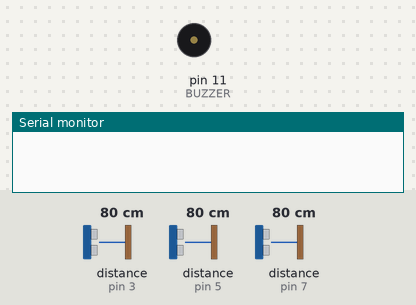
Bench run of a sketch on a simulated Arduino Uno, built with avr-gcc and run on an emulated ATmega328P. Parts: buzzer (waves = sounding), the last lines printed to the serial monitor. Wiring (inferred from the names in the program): 3 × ultrasonic range finder: trigger pin 2, echo pin 3 / trigger pin 4, echo pin 5 / trigger pin 6, echo pin 7. The inputs (shaded band) are chosen by the test bench; at power-on: distance to the obstacle (sensors on pin 3, pin 5, pin 7) 80 cm. The echo pulse lasts 58.3 µs per cm.

Above: at 0.06 s.
At 1.2 s:
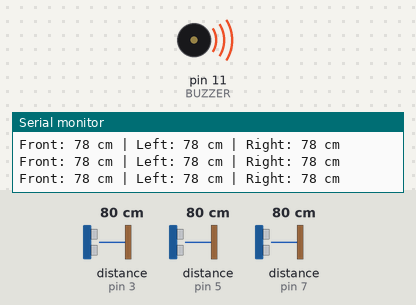
1.3 s: distance to the obstacle (sensor on pin 3) set to 250 cm
4.3 s: distance to the obstacle (sensor on pin 3) set to 2 cm
7.3 s: distance to the obstacle (sensor on pin 5) set to 60 cm
Timing chart, 0 to 10.3 s (numbered marks = the images above; inputs shaded):
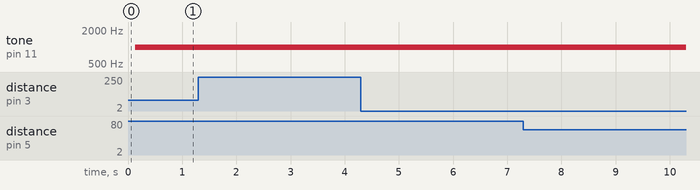

The sketch:

SENTINEL-360.ino
```cpp
// SENTINEL 360
// 3 Direction Obstacle Detection
// Alert Range: 50 cm

const int FRONT_TRIG = 2;
const int FRONT_ECHO = 3;

const int LEFT_TRIG = 4;
const int LEFT_ECHO = 5;

const int RIGHT_TRIG = 6;
const int RIGHT_ECHO = 7;

const int BUZZER = 11;

// Alert distance in cm
const int ALERT_DISTANCE = 80;


// Function to measure distance
long getDistance(int trigPin, int echoPin)
{
  digitalWrite(trigPin, LOW);
  delayMicroseconds(2);

  digitalWrite(trigPin, HIGH);
  delayMicroseconds(10);

  digitalWrite(trigPin, LOW);

  long duration = pulseIn(echoPin, HIGH, 30000);

  long distance = duration * 0.034 / 2;

  return distance;
}


void setup()
{
  // Front sensor
  pinMode(FRONT_TRIG, OUTPUT);
  pinMode(FRONT_ECHO, INPUT);

  // Left sensor
  pinMode(LEFT_TRIG, OUTPUT);
  pinMode(LEFT_ECHO, INPUT);

  // Right sensor
  pinMode(RIGHT_TRIG, OUTPUT);
  pinMode(RIGHT_ECHO, INPUT);

  // Buzzer
  pinMode(BUZZER, OUTPUT);

  Serial.begin(9600);
}


void loop()
{
  // Read Front sensor
  long frontDistance = getDistance(FRONT_TRIG, FRONT_ECHO);
  delay(60);

  // Read Left sensor
  long leftDistance = getDistance(LEFT_TRIG, LEFT_ECHO);
  delay(60);

  // Read Right sensor
  long rightDistance = getDistance(RIGHT_TRIG, RIGHT_ECHO);


  // Display distances
  Serial.print("Front: ");
  Serial.print(frontDistance);
  Serial.print(" cm | ");

  Serial.print("Left: ");
  Serial.print(leftDistance);
  Serial.print(" cm | ");

  Serial.print("Right: ");
  Serial.print(rightDistance);
  Serial.println(" cm");


  // Alert when any obstacle is within 50 cm
  if ((frontDistance > 0 && frontDistance <= ALERT_DISTANCE) ||
      (leftDistance > 0 && leftDistance <= ALERT_DISTANCE) ||
      (rightDistance > 0 && rightDistance <= ALERT_DISTANCE))
  {
    tone(BUZZER, 1000);
  }
  else
  {
    noTone(BUZZER);
  }

  delay(100);
}
```
